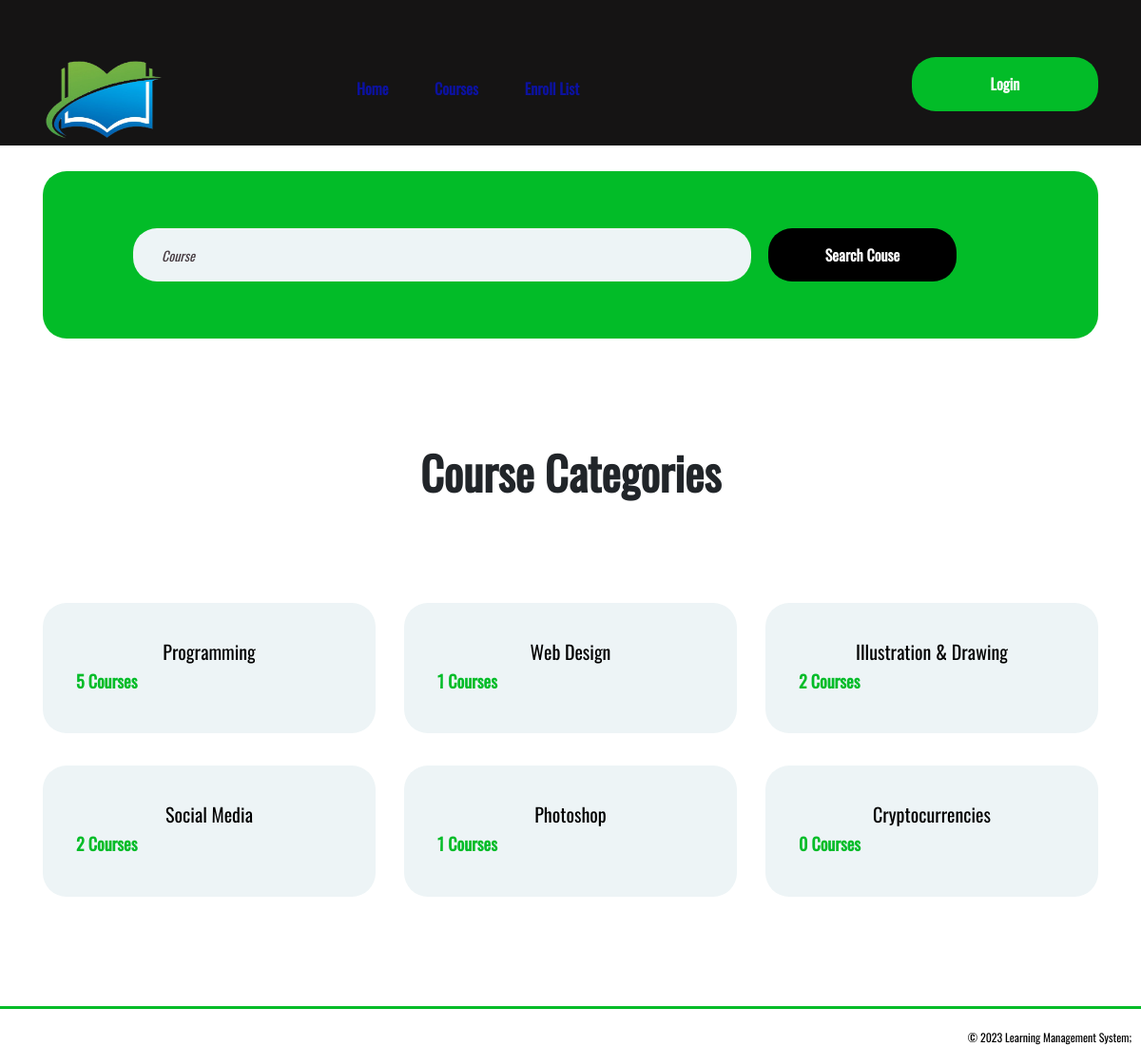
/categories.php, run on the app's committed database.
### tables this page shows
CREATE TABLE `category_table` (
  `category_id` int(11) NOT NULL,
  `category_name` varchar(266) NOT NULL,
  `category_image` varchar(300) NOT NULL
);

### include/dbcon.php (called while the page is built, shortened)
<?php
class DatabaseConnection{
	public $db;
	public function connectDataBase(){
		$this->db = new mysqli('localhost', 'root', '', 'online_edu');
	}
	public function queryfunk_help($query){
		$result = $this->db->query($query) or die($this->db->error.__LINE__);
		if($result->num_rows > 0){
			return $result;
		} else {
			return false;
		}
	}
}
 ?>

### include/ViewClass.php (called while the page is built, shortened)
<?php
include_once 'dbcon.php';
class ViewClass extends DatabaseConnection
{
public function catview(){
	$sqlquery = "SELECT * FROM category_table";
	$result = $this->queryfunk_help($sqlquery);
	return $result;
	}
		public function coursecount($id){
					$sqlquery = "SELECT * FROM course_table WHERE category_id = '$id'";
				$result = $this->queryfunk_help($sqlquery);
				if ($result==NULL) {
					return 0;
				}else{
				$result = mysqli_num_rows($result);
				return $result;
				}
				}
}
 ?>

### categories.php (the view, shortened to what this page needs)
<?php include 'include/header.php'; ?>
<?php include 'include/background.php'; ?>
	<section class="categories-section spad">
		<div class="container">
			<div class="section-title">
				<h2> Course Categories</h2>
			</div>
			<div class="row">
				<?php
					$viewcat = $viewcls->catview();
					if ($viewcat) {
					foreach ($viewcat as $value) {
				 ?>
				<div class="col-lg-4 col-md-6">
					<div class="categorie-item">
						<a href="courses.php?catid=<?php echo $value['category_id']; ?>">
						<div class="ci-text">
							<h5 style="text-align: center;"><?php echo $value['category_name']; ?></h5>
							<span><?php
								echo $viewcourse = $viewcls->coursecount($value['category_id']);
								 ?> Courses</span>
						</div>
						</a>
					</div>
				</div>
				<?php } }  ?>
			</div>
		</div>
	</section>
	<?php include 'include/footer.php'; ?>

### css/style.css (style rules this page uses)
html, body { height: 100%; font-family: 'Raleway', sans-serif; -webkit-font-smoothing: antialiased; font-smoothing: antialiased; }
h1, h2, h3, h4, h5, h6 { margin: 0; font-weight: 600; color: #000; }
h2 { font-size: 36px; }
h5 { font-size: 20px; }
::placeholder { font-style: italic; }
.section-title { text-align: center; padding: 0 110px; margin-bottom: 110px; }
.section-title h2 { font-size: 48px; font-weight: 600; margin-bottom: 25px; }
.spad { padding-top: 115px; padding-bottom: 115px; }
.categories-section .container { margin-bottom: -34px; }
.categorie-item { margin-bottom: 34px; background: #edf4f6; -webkit-transition: all 0.4s; -o-transition: all 0.4s; transition: all 0.4s; border-radius: 25px; }
.categorie-item .ci-text { padding: 40px 35px; }
.categorie-item .ci-text h5 { margin-bottom: 5px; }
.categorie-item .ci-text span { font-size: 18px; font-weight: 600; color: #02bc28; }
@media (min-width: 1200px) { .container { max-width: 1180px; } }

### login/css/main.css (style rules this page uses)
* { margin: 0px; padding: 0px; box-sizing: border-box; }
body, html { height: 100%; font-family: Oswald-Regular, sans-serif; }
a { font-family: Oswald-Regular; font-size: 14px; line-height: 1.7; color: #000; margin: 0px; transition: all 0.4s; -webkit-transition: all 0.4s; -o-transition: all 0.4s; -moz-transition: all 0.4s; }
h1,h2,h3,h4,h5,h6 { margin: 0px; }

### data on the page
category_table: category_name "Programming", coursecount "5"
category_table: category_name "Web Design", coursecount "1"
category_table: category_name "Illustration & Drawing", coursecount "2"
category_table: category_name "Social Media", coursecount "2"
category_table: category_name "Photoshop", coursecount "1"
category_table: category_name "Cryptocurrencies", coursecount "0"
